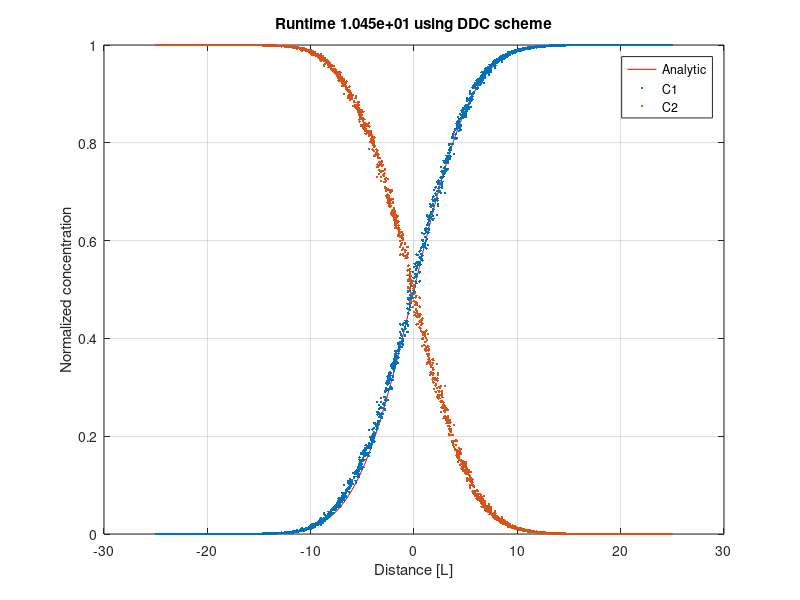

The MATLAB source for this figure:
clear all; close all; clc;
% ========================================================================
% Example of particle-based mass transfer schemes for simulating diffusion
%
% Note: this code requires the statistics and machine learning toolbox for
% the LSS (xf_mode=1) options, but the other modes do not
%
% Supplement to:
% Engdahl, Schmidt, and Benson (2019) "Accelerating and parallelizing
%         Lagrangian simulations of mixing-limited reactive transport"
%         submitted to Water Resources Research
% ------------------------------------------------------------------------

% ========================================================================
%             >>>>>     Set user options      <<<<<

np=2500;                % Number of particles
DDC=6;                  % Number of sub-domains (DDC only, set xf_mode=2)

pad_size=3;             % Size of domain pad (in # of StdDev's for xf_mode=[1 2], suggested value is 3)

xf_mode=2;
% Options for x-fer mode (xf_mode):
% 0 - Use the full matrix (slowest, same as DDC=1)
% 1 - KDtree sparse looping (LSS)
% 2 - Domain decomposition (DDC)


%   --------------------------------------------------------------------
%             Suggested parameters for comparative runs
%   --------------------------------------------------------------------
% Set np=2500, then run
% 1. xf_mode=0
% 2. xf_mode=1
% 3. xf_mode=2, DDC=2
% 4. xf_mode=2, DDC=6
%
% -- Run 4 should be slightly quicker than run 2 for this setup, but both
%     should be much faster than run 1 (6-8 times faster)
% -- Run 3 should be a slightly more than twice as fast as run 1
% ========================================================================


% *****           The remainder of the script is automated            *****
% *************************************************************************

rng(8936);               % Set random seed

% Initial condition
x_lims=[-25 25];        % Limits of domain
D0=1e0;                 % Diffusion coefficient
dt=0.1; nt=100;         % Time step and max simulation time
Xp=zeros(np,3);
Xp(:,1)=x_lims(1) + rand(np,1).*(x_lims(2)-x_lims(1));
% Xp(:,1)=linspace(x_lims(1),x_lims(2),np);         % <= Uncomment for even spacing instead of random
Xp(:,2)=1.*(Xp(:,1)>=mean(x_lims));         % Conservative component 1
Xp(:,3)=1.*(Xp(:,1)<mean(x_lims));          % Conservative component 2


% Split diffusion into a deterministic part and a random part
D_RW=D0./2;     % Random walk part of diffusion/mixing
D_XF=D0./2;     % Mass transfer part of diffusion/mixing

dzRat=0;
switch xf_mode  % Sets up parameters for each x-fer mode
    case(0)
        % No setup needed
        xf_str='Brute force';
        ds=(x_lims(2)-x_lims(1))./np;               % Representative particle volume
    case(1)
        ds=(x_lims(2)-x_lims(1))./np;               % Representative particle volume
        dist=pad_size*sqrt(4*D_XF*dt);             % Max size for KDtree
        factor=ds/sqrt(8*pi*(1.0*D_XF)*dt);
        denom=-8*(1.0*D_XF)*dt;
        xf_str='LSS';
    case(2)
        ds=(x_lims(2)-x_lims(1))./np;                       % Representative particle volume
        dzt=pad_size*sqrt(4*D_XF*dt);                       % Max size for KDtree
        d_cuts=linspace(x_lims(1),x_lims(2),DDC+1);       % End points of each subdomain
        dzRat=dzt/((x_lims(2)-x_lims(1))/DDC);            % Ratio of pad to subdomain size
        xf_str='DDC';
    otherwise
        error('Invalid x-fer mode');
end

if dzRat>0
    fprintf('Ratio of ghost pad size to subdomain size: %3.3f \n',dzRat);
    disp('                     (Suggested maximum is 0.2)');
end

Xp0=Xp; % Stor initial condition
nus=@(s,dt,D1,D2,n) exp(-(s.^2)/(4.*dt.*(D1 + D2)))./((4.*pi.*dt.*(D1 + D2)).^(n./2));
tic
for nstep=1:nt
    % Random diffusion
    Xp(:,1)=Xp(:,1) + sqrt(2.*D_RW.*dt).*randn(length(Xp(:,1)),1);
    R_out=find(Xp(:,1)>x_lims(2));  % Simple bounceback boundaries
    L_out=find(Xp(:,1)<x_lims(1));
    Xp(R_out,1)=x_lims(2) - (Xp(R_out,1)-x_lims(2));
    Xp(L_out,1)=x_lims(1) + (x_lims(1)-Xp(L_out,1));

    % X-fer selection block
switch xf_mode
    case(0) % Brute force, full matrix approach
        % Note: Case zero is s the same as case 3 with n_dom=1
        X=repmat(Xp(:,1)',np,1);
        S=abs(X-transpose(X));
        Nu=nus(S,dt,D_XF,D_XF,1);
        Nu=Nu.*ds;
        SNu=sum(Nu); % Sums for the normalization
        SNu(SNu<1e-16)=0; SNu(SNu==0)=1;    % Truncate small values and prevent dividing by zero
        Nu = Nu * diag(1./SNu);     % Normalize CLP
        if any(any(isfinite(Nu)~=1))
            error('Error in colocation density normalization');
        end
        % Standard x-fer step for each component
        for km=1:2
        M=repmat(Xp(:,1+km)',np,1);
        Md=M-transpose(M);
        dM=((0.5).*(Md.*Nu));
        ddM=sum(dM,2);
        Xp(:,1+km)=Xp(:,1+km)+ddM(:);
        end
    case(1) % LSS - KDtree based looping via rangesearch
       [idx, r]=rangesearch(Xp(:,1),Xp(:,1),dist,'BucketSize',10);
       for ni=1:np
       blah=idx{ni};     % This is the indices list of nearby particles to i
       s=r{ni};          % Associated radii
       s=s(blah>ni);
       apple=blah(blah>ni);
       if(isempty(apple)~=1)
          Ptot=factor*exp((s.^2)/denom);
          rescale=max(1,sum(Ptot)+factor);
          order=randperm(length(apple));
          for j=1:length(apple)
            jpart=apple(order(j));    % Index of the current "other" particle
            vs_ds=Ptot(order(j))/rescale;
            for km=1:2
            dm = 0.5*(Xp(ni,1+km)-Xp(jpart,1+km))*vs_ds;
            %update particle masses both A and B
            Xp(ni,1+km)=max(0,(Xp(ni,1+km)-dm));
            Xp(jpart,1+km)=max(0,(Xp(jpart,1+km)+dm));
            end
          end
        end  % If statement for more than on b particle
       end

    case(2) % DDC - Domain decomposition using DDC-n sub-domains
        Xp_in=Xp;       % INITIAL state

    for m=1:DDC       % Simple domain decomposition
        % Grab the particles within the subdomain, add pads to that if nonzero
        ID=find((Xp(:,1)>=(d_cuts(m)-dzt))&(Xp(:,1)<(d_cuts(m+1)+dzt)));

        xp=Xp_in(ID,:);  % Strict forward Euler
        nnp=length(ID);

        X=repmat(xp(:,1)',nnp,1);
        S=abs(X-transpose(X));
        Nu=nus(S,dt,D_RW,D_RW,1);
        Nu=Nu.*ds;
        SNu=sum(Nu);                        % Sums for the normalization
        SNu(SNu<1e-16)=0; SNu(SNu==0)=1;    % Truncate small values and prevent dividing by zero
        Nu = Nu * diag(1./SNu);             % Normalize probabilities
        if any(any(isfinite(Nu)~=1))
            error('Error in colocation density normalization');
        end
        % Some are ghost particles, so just update the non-ghosts
        NGvec=1.*(Xp(ID,1)>=d_cuts(m))&(Xp(ID,1)<d_cuts(m+1));
        % Apply mass transfer step for each component
        for km=1:2
        M=repmat(xp(:,1+km)',nnp,1);
        Md=M-transpose(M);
        dM=((0.5).*(Md.*Nu));
        ddM=sum(dM,2);
        Xp(ID,1+km)=Xp(ID,1+km)+ddM(:).*NGvec; % Non-ghosts only
        end
    end

    otherwise
        error('Invalid x-fer mode');

end

% Reactions could then go here

end
runtime=toc;

Gau=@(x,D,t) 0.5.*erfc(-(x./sqrt(4.*D.*t)));
figure;
set(gcf,'position',[0.05 1 1 1].*get(gcf,'position'));
xc=linspace(x_lims(1),x_lims(2),100);
plot(xc,Gau(xc,D0,nt.*dt),'r'); hold on; grid on;
plot(Xp(:,1),Xp(:,2),'.');
plot(Xp(:,1),Xp(:,3),'.');
legend('Analytic','C1','C2');
xlabel('Distance [L]'); ylabel('Normalized concentration');
title(sprintf('Runtime %7.3e using %s scheme',runtime,xf_str));
